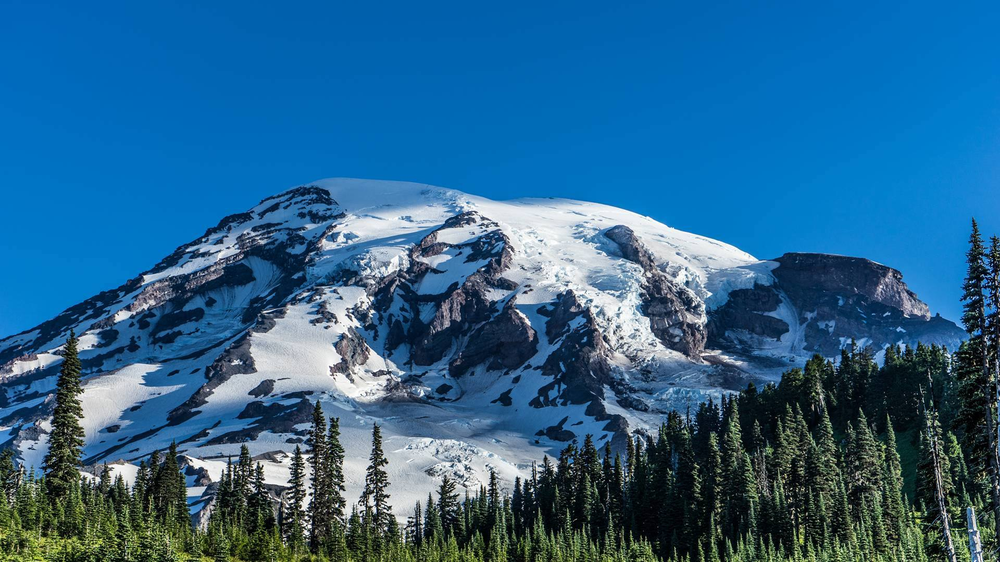
#> input picture image1.png, 1000 x 562 px, shrunk from 1920 x 1080 before the run
$ python main.py
#> lines starting #> are read from the running program, lines starting #| are printed output that depends on the picture; long printed decimals are rounded
### utilites.py
import numpy as np
import cv2
from scipy.fftpack import dct, idct , dctn, idctn
import matplotlib.pyplot as plt
from math import log10
import sys
import os
class Simulator:
    @staticmethod
    def startSim(img,m,blockSize):

        sizeRequired = img.shape
        ## Compressor
        compressedArr = BlkOperations.compressorGen(img,m,blockSize)

        ## Decompressor
        deComprossedArr = BlkOperations.decompressorGen(compressedArr,m,sizeRequired,blockSize)

        return img,compressedArr,deComprossedArr


class BlkOperations:
    @staticmethod
    def decompressorGen(compressedMatrix,m,sizeReuqired,blocksize = 8):
        ## Decompressing the Image

        verticalSize = sizeReuqired[0]//blocksize
        horizontalSize = sizeReuqired[1]//blocksize
        outputMatrix = np.zeros(sizeReuqired)
        for i in range(0,verticalSize):
            for j in range(0,horizontalSize):
                matrix = np.zeros((blocksize,blocksize))
                x = i * blocksize
                y = j * blocksize
                for k in range(sizeReuqired[2]):
                    matrix[0:m,0:m] = (compressedMatrix[:,:,k])[i*m : (i+1) * m , j*m : (j+1) * m]
                    outputMatrix[:,:,k][x:x+blocksize,y:y+blocksize] = BlkOperations.deCompress(matrix)
        return outputMatrix

    @staticmethod
    def compressorGen(OriginalMatrix,m,blocksize = 8):
        ## Compressing The Image

        verticalSize = OriginalMatrix.shape[0]//blocksize
        horizontalSize = OriginalMatrix.shape[1]//blocksize
        outputMatrix = np.zeros((verticalSize*m,horizontalSize*m,OriginalMatrix.shape[2]))
        for i in range(0,verticalSize):
            for j in range(0,horizontalSize):
                x = i * blocksize
                y = j * blocksize
                for k in range(OriginalMatrix.shape[2]):
                    matrix = OriginalMatrix[:,:,k][x:x+blocksize,y:y+blocksize]
                    outputMatrix[:,:,k][i*m : (i+1) * m , j*m : (j+1) * m] = BlkOperations.enCompress(matrix,m)
        return outputMatrix


    @staticmethod
    def deCompress(matrix):
        """
        deCompress function applys Inverse 2d Discrete Cosine Transform (DCT) algoritm on a given square matrix
        param1 : 2d ndarray of shape (x,x)
        returns : De-compressed 2d ndarray of shape (x,x)
        """
        # return idct(idct(matrix.T,norm = "ortho").T,norm = "ortho")
        return idctn(matrix , norm = "ortho")

    @staticmethod
    def enCompress(matrix,m):
        """
        enCompress function applys 2d Discrete Cosine Transform (DCT) algoritm on a given square matrix
        param1 : 2d ndarray
        param2 : integer
        returns : Compressed 2d ndarray of shape (m,m)
        """
        # return dct(dct(matrix.T,norm = "ortho").T,norm = "ortho")[0:m,0:m]
        return dctn(matrix , norm = "ortho")[:m,:m]


class OutputController:

    @staticmethod
    def mainController(original,compressed,decompressed,m):
        PSNR = OutputController.psnrCalc(original,decompressed)
        cv2.imwrite(f"Compressed_{m}_.png",compressed)
        cv2.imwrite(f"DeCompressed_{m}_.png",decompressed)
        orig = os.path.getsize("image1.png")/(1024**2)
        comp = os.path.getsize(f"Compressed_{m}_.png")/(1024**2)
        decomp = os.path.getsize(f"DeCompressed_{m}_.png")/(1024**2)
        return PSNR,orig,comp,decomp


    def mseCalc(original,decompressed):
        return (1/(original.shape[0] * original.shape[1] * original.shape[2]))*((original - decompressed)**2).sum()
    def psnrCalc(original,decompressed):
        return 10 * log10((255*255)/OutputController.mseCalc(original,decompressed))
    def plotter(arr):
        plt.plot( np.arange(1, 5),arr, 'bo')
        plt.savefig("PSNR_With_Time.png")

### main.py
from utilites import Simulator,OutputController
import numpy as np
import cv2


if __name__ == "__main__":

    image = cv2.imread("image1.png")
#> image is the input picture: shape (562, 1000, 3); mean B, G, R 140.9, 100.5, 42

    psnrArr = np.zeros((4))
    originalArr = np.zeros((4))
    compressedArr = np.zeros((4))
    decompressedArr = np.zeros((4))
    for i in range(1,5):
        original,compressed,decompressed = Simulator.startSim(image,i,8)

        psnrArr[i-1],originalArr[i-1],compressedArr[i-1],decompressedArr[i-1]= OutputController.mainController(original,compressed,decompressed,i)
#> this loop made 4 passes
#> PSNR in mainController on passes 1 to 4: 19.45, 21.5, 23.07, 24.59
#> pass 1, in startSim, `compressedArr = BlkOperations.compressorGen(img,m,blockSize)`:
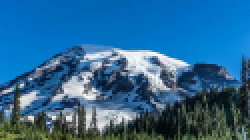
#> compressedArr: shape (70, 125, 3) float64 (shown 2 times larger); mean B, G, R 1129.7, 804.4, 335; drawn with min black and max white
#> pass 1, in startSim, `deComprossedArr = BlkOperations.decompressorGen(compressedArr,m,sizeRe..`:
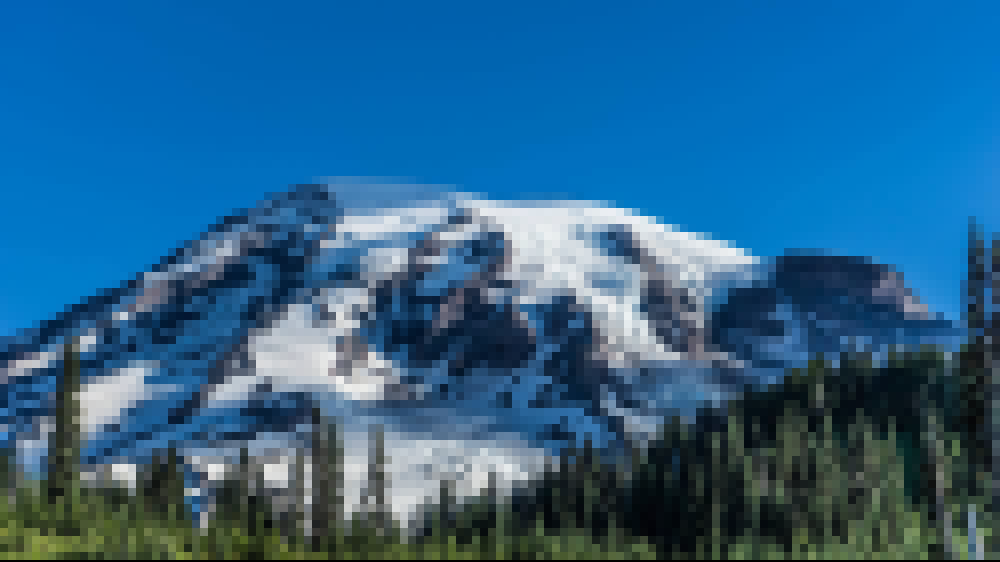
#> deComprossedArr: shape (562, 1000, 3) float64; mean B, G, R 140.7, 100.2, 41.7
#> pass 1, in mainController, `cv2.imwrite(f"Compressed_{m}_.png",compressed)`:
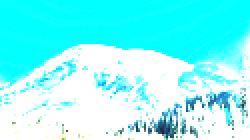
#> saved as Compressed_1_.png: shape (70, 125, 3) (shown 2 times larger); mean B, G, R 251.1, 250, 133.3
#> after the loop, compressedArr = [0.00726, 0.0618, 0.132, 0.219]; decompressedArr = [0.175, 0.624, 0.701, 0.743]; originalArr = [0.87, 0.87, 0.87, 0.87]; psnrArr = [19.45, 21.5, 23.07, 24.59]
    OutputController.plotter(psnrArr)
#> in plotter, `plt.savefig("PSNR_With_Time.png")`:
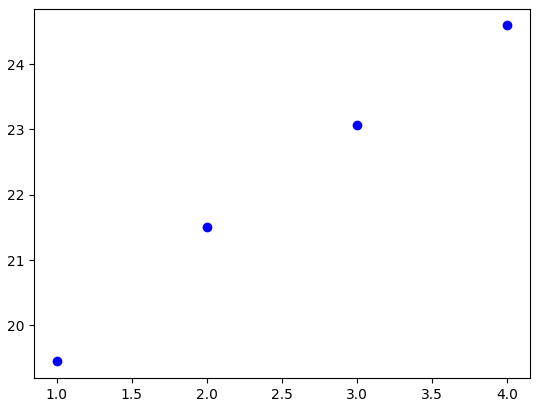
#> figure drawn by matplotlib, 1 panel

    print(originalArr)
#| [0.8699 0.8699 0.8699 0.8699]
    print(compressedArr)
#| [0.007257 0.06176 0.1319 0.2185]
    print(decompressedArr)
#| [0.175 0.624 0.7007 0.7427]
    print(psnrArr)
#| [19.449 21.500 23.071 24.592]
